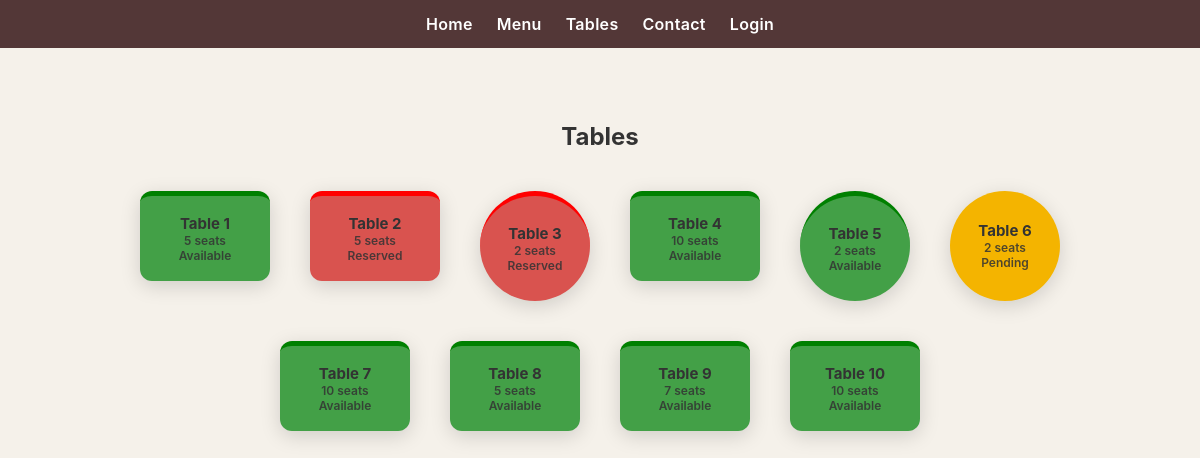
/tables.php, run on the app's committed database.
### tables this page shows
CREATE TABLE `cafe_tables` (
  `id` int(11) NOT NULL AUTO_INCREMENT,
  `table_no` int(11) DEFAULT NULL,
  `status` enum('Available','Reserved','Pending') DEFAULT NULL,
  `capacity` int(11) DEFAULT '2',
  PRIMARY KEY (`id`)
);

### tables.php (the view)
<?php include 'db.php'; ?>
<link rel="stylesheet" href="style.css">
<div class="navbar">
  <a href="index.php">Home</a>
  <a href="menu_view.php">Menu</a>
  <a href="tables.php">Tables</a>
  <a href="contact.php">Contact</a>
  <a href="login_select.php">Login</a>
</div>
<div class="container">
  <h2 align="center">Tables</h2><br>
  <div class="table-grid">
  <?php
  $res = mysqli_query($conn, "SELECT * FROM cafe_tables");
  while($r = mysqli_fetch_assoc($res)){
    $capacity = $r['capacity'];
    $shape = ($capacity <= 4) ? 'circle' : 'rect';
  ?>
    <div class="table-card <?php echo strtolower(trim($r['status'])); ?> <?php echo $shape; ?>">
      <strong>Table <?php echo $r['table_no']; ?></strong>
      <small><?php echo $capacity; ?> seats</small>
      <small><?php echo $r['status']; ?></small>
    </div>
  <?php } ?>
  </div>
</div>

### style.css (style rules this page uses)
* { box-sizing:border-box }
.navbar { background:rgba(75,46,46,.95); padding:14px 20px; display:flex;gap:24px;justify-content:center;position:sticky;top:0;z-index:10 }
.navbar a { color:#fff;text-decoration:none;font-weight:600;letter-spacing:.3px }
.container { width:92%;max-width:1100px;margin:24px auto }
.table-grid { display: flex; flex-wrap: wrap; gap: 40px; justify-content: center; }
.table-card { width: 110px; height: 110px; border-radius: 50%; display: flex; flex-direction: column; justify-content: center; align-items: center; color: #fff; font-weight: 600; text-align: center; transition: 0.25s ease; box-shadow: 0 4px 12px rgba(0,0,0,0.15); }
.table-card strong { font-size: 15px; }
.table-card small { font-size: 12px; opacity: 0.85; }
.table-card.available { background: #43a047 !important; }
.table-card.pending { background: #f4b400 !important; }
.table-card.reserved { background: #d9534f !important; }
.table-card.circle { width: 110px; height: 110px; border-radius: 50%; }
.table-card.rect { width: 130px; height: 90px; border-radius: 12px; }
.container { padding: 30px; }
.table-card { color: #333; }
.table-card { background: #fff; padding: 20px; border-radius: 15px; text-align: center; box-shadow: 0 5px 20px rgba(0,0,0,0.15); transition: 0.3s; }
.table-card.available { border-top: 5px solid green; }
.table-card.reserved { border-top: 5px solid red; }

### data on the page
cafe_tables: table_no "1", capacity "5", status "Available"
cafe_tables: table_no "2", capacity "5", status "Reserved"
cafe_tables: table_no "3", capacity "2", status "Reserved"
cafe_tables: table_no "4", capacity "10", status "Available"
cafe_tables: table_no "5", capacity "2", status "Available"
cafe_tables: table_no "6", capacity "2", status "Pending"
cafe_tables: table_no "7", capacity "10", status "Available"
cafe_tables: table_no "8", capacity "5", status "Available"
cafe_tables: table_no "9", capacity "7", status "Available"
cafe_tables: table_no "10", capacity "10", status "Available"
